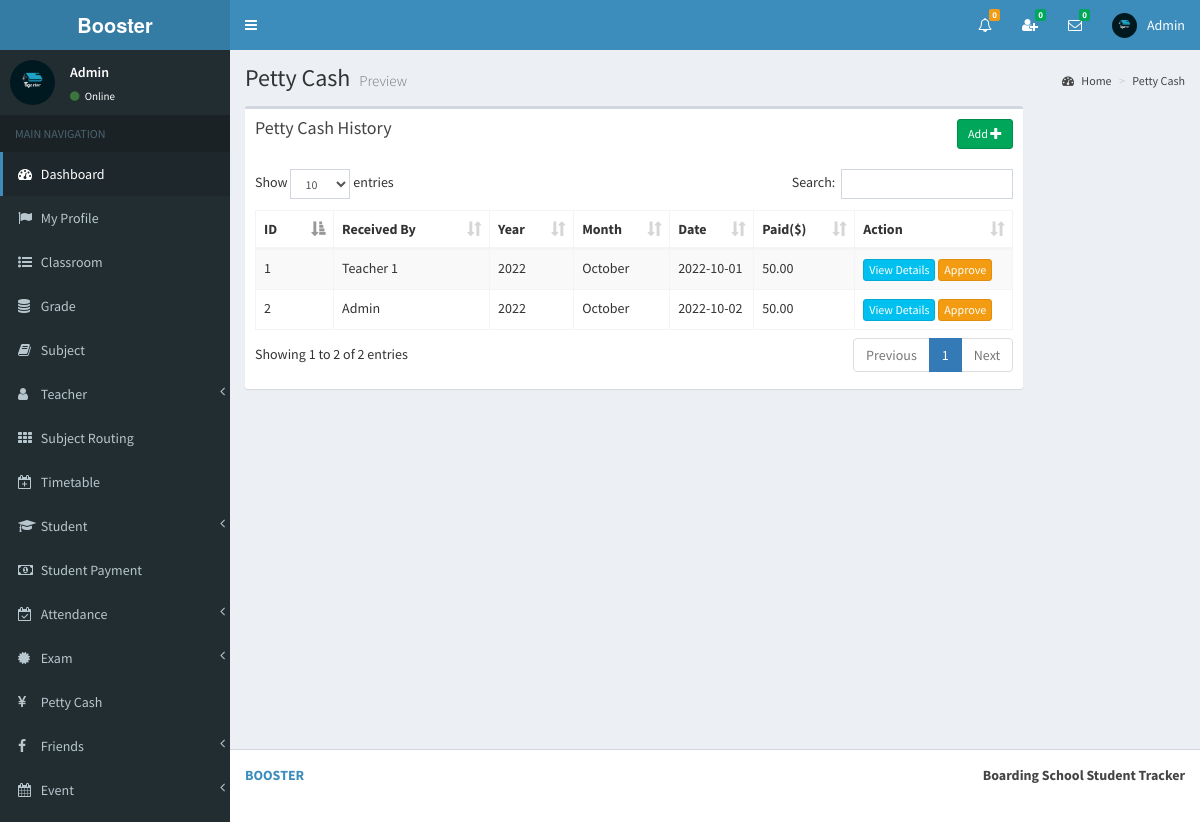
Screenshot of /view/petty_cash.php (signed in) with the database file from the repository.
### tables this page shows
CREATE TABLE `petty_cash` (
  `id` int(11) NOT NULL,
  `received_by` bigint(11) NOT NULL,
  `approved_by` bigint(11) NOT NULL,
  `year` year(4) NOT NULL,
  `month` varchar(255) NOT NULL,
  `date` date NOT NULL,
  `time` time NOT NULL,
  `paid` double(11,2) NOT NULL,
  `received_type` varchar(255) NOT NULL,
  `_status` varchar(255) NOT NULL
);

CREATE TABLE `teacher` (
  `id` int(11) NOT NULL,
  `full_name` varchar(255) NOT NULL,
  `i_name` varchar(255) NOT NULL,
  `gender` varchar(255) NOT NULL,
  `address` varchar(255) NOT NULL,
  `phone` varchar(255) NOT NULL,
  `email` varchar(255) NOT NULL,
  `image_name` varchar(255) NOT NULL,
  `index_number` bigint(11) NOT NULL,
  `reg_date` date NOT NULL
);

### view/petty_cash.php (the view, shortened to what this page needs)
<?php include_once('head.php'); ?>
<?php include_once('header_admin.php'); ?>
<?php include_once('sidebar.php'); ?>
<div class="content-wrapper">
    <section class="content-header">
    	<h1>
        	Petty Cash
        	<small>Preview</small>
        </h1>
        <ol class="breadcrumb">
        	<li><a href="#"><i class="fa fa-dashboard"></i> Home</a></li>
            <li><a href="#">Petty Cash</a></li>
    	</ol>
	</section>
	<section class="content" >
    	<div class="row" id="table1">
        	<div class="col-md-10">
            	<div class="box">
                	<div class="box-header">
                  		<a href="#modalInsertform" onClick="showModal()" class="btn btn-success btn-sm pull-right" data-id="" data-toggle="modal">Add <span class="glyphicon glyphicon-plus"></span></a>
                  		<h3 class="box-title">Petty Cash History </h3>
                	</div>
                	<div class="box-body table-responsive">
                		<table id="example1" class="table table-bordered table-striped">
                            <thead>
                                <th class="col-md-1">ID</th>
                                <th class="col-md-2">Received By</th>
                                <th class="col-md-1">Year</th>
                                <th class="col-md-1">Month</th>
                                <th class="col-md-1">Date</th>
                                <th class="col-md-1">Paid($)</th>
                                <th class="col-md-2">Action</th>
                            </thead>
                        	<tbody class="tBody1">
<?php
include_once('../controller/config.php');
$index=$_SESSION["index_number"];
$sql="select * from petty_cash";
$result=mysqli_query($conn,$sql);
$count = 0;
$name='';
if(mysqli_num_rows($result) > 0) {
	while($row=mysqli_fetch_assoc($result)){
		$count++;
		$received_type=$row['received_type'];
		$received_index=$row['received_by'];
		if($received_type=="Teacher"){
			$sql1="SELECT * FROM teacher WHERE index_number='$received_index'";
			$result1=mysqli_query($conn,$sql1);
			$row1=mysqli_fetch_assoc($result1);
			$name=$row1['i_name'];
		}
		if($received_type=="Admin"){
			$sql1="SELECT * FROM admin WHERE index_number='$received_index'";
			$result1=mysqli_query($conn,$sql1);
			$row1=mysqli_fetch_assoc($result1);
			$name=$row1['i_name'];
		}
		$paid=$row['paid'];
?>
                                <tr>
                                    <td><?php echo $count; ?></td>
                                    <td id="td_year_<?php echo $count; ?>"><?php echo $name; ?></td>
               <td id="td_year_<?php echo $count; ?>"><?php echo $row['year']; ?></td>
               <td id="td_month_<?php echo $count; ?>"><?php echo $row['month']; ?></td>
                                    <td id="td_date_<?php echo $count; ?>"><?php echo $row['date']; ?></td>
               <td id="td_paid_<?php echo $count; ?>"><?php echo $paid; ?></td>
                                    <td>
<a href="#" onClick="showModal2(this)" class="btn btn-info btn-xs" data-id="<?php echo $row['id']; ?>,<?php echo $index; ?>" >View Details</a>
<a href="#" id="aApprove_<?php echo $count; ?>" onClick="" class="confirm-approve btn btn-warning btn-xs" data-id="<?php echo $row['id']; ?>,<?php echo $index; ?>" >Approve</a>
                               		</td>
                            	</tr>
<?php } }  ?>
                        	</tbody>
                    	</table>
                	</div>
            	</div>
        	</div>
        </div>
     </section>
</div>
<?php include_once('footer.php');?>

### view/header_admin.php (shortened to what this page needs)
<body class="hold-transition skin-blue sidebar-mini" >
<div class="wrapper">
  <header class="main-header" >
    <a href="" class="logo">
      <span class="logo-lg"><strong>Booster</strong></span>
    </a>
    <nav class="navbar navbar-static-top">
		<a href="#" class="sidebar-toggle" data-toggle="offcanvas" role="button">
       	</a>
		<div class="navbar-custom-menu">
			<ul class="nav navbar-nav">
              <li class="dropdown notifications-menu">
                <a href="#" class="dropdown-toggle" data-toggle="dropdown">
                  <i class="fa fa-bell-o"></i>
<?php
include_once('../controller/config.php');
$my_type=$_SESSION["type"];
if($my_type == 'Admin'){
	$sql1="SELECT COUNT(id) FROM main_notifications WHERE _isread='0'";
	$result1=mysqli_query($conn,$sql1);
	$row1=mysqli_fetch_assoc($result1);
	$notfi_count=$row1['COUNT(id)'];
?>
                  <span class="label label-warning"><?php echo $notfi_count; ?></span>
                </a>
              </li>
<?php }  ?>
<?php
include_once('../controller/config.php');
$my_index=$_SESSION["index_number"];
$my_type=$_SESSION["type"];
$sql="SELECT count(id)
      FROM my_friends
      WHERE my_index='$my_index' AND _status='Pending' AND _isread='0'";
$result=mysqli_query($conn,$sql);
$row=mysqli_fetch_assoc($result);
$unread_count=$row['count(id)'];
?>
              <li class="dropdown messages-menu"  id="friend_request">
              	<a href="#" class="dropdown-toggle" data-toggle="dropdown" onClick="showFriendRequest('<?php echo $my_index; ?>','<?php echo $my_type; ?>')">
                  <i class="fa fa-user-plus"></i>
                  <span class="label label-success"><?php echo $unread_count; ?></span>
                </a>
              </li>
<?php
include_once('../controller/config.php');
$my_index=$_SESSION["index_number"];
$unread_msg_count=0;
$sql="SELECT * FROM my_friends WHERE my_index='$my_index'";
$result=mysqli_query($conn,$sql);
while($row=mysqli_fetch_assoc($result)){
	$friend_index=$row['friend_index'];
	$sql1="SELECT count(id)
		  FROM online_chat
		  WHERE user_index='$friend_index' AND _isread='0'";
	$result1=mysqli_query($conn,$sql1);
	$row1=mysqli_fetch_assoc($result1);
	$unread_msg_count+=$row1['count(id)'];
}
?>
              <li class="dropdown messages-menu" id="unread_msg">
                <a href="#" class="dropdown-toggle" data-toggle="dropdown" >
                  <i class="fa fa-envelope-o"></i>
                  <span class="label label-success"><?php echo $unread_msg_count; ?></span>
                </a>
<?php
include_once('../controller/config.php');
$index=$_SESSION["index_number"];
$type=$_SESSION["type"];
$time='';
$file_path='';
	$sql="SELECT
           DISTINCT conversation_id,friend_index
           FROM
              my_friends
           WHERE
              	my_index='$index'
           ORDER BY
              conversation_id";
	$result=mysqli_query($conn,$sql);
	while($row=mysqli_fetch_assoc($result)){
		$conversation_id=$row['conversation_id'];
		$friend_index=$row['friend_index'];
		$sql3="SELECT * FROM my_friends WHERE conversation_id='$conversation_id' and friend_index='$friend_index'";
		$result3=mysqli_query($conn,$sql3);
		$row3=mysqli_fetch_assoc($result3);
		$friend_type=$row3['friend_type'];
		if($friend_type == "Admin"){
			$sql1="SELECT * FROM admin WHERE index_number='$friend_index'";
			$result1=mysqli_query($conn,$sql1);
			$row1=mysqli_fetch_assoc($result1);
			$friend_name=$row1['i_name'];
			$friend_image=$row1['image_name'];
		}
		if($friend_type == "Teacher"){
			$sql1="SELECT * FROM teacher WHERE index_number='$friend_index'";
			$result1=mysqli_query($conn,$sql1);
			$row1=mysqli_fetch_assoc($result1);
			$friend_name=$row1['i_name'];
			$friend_image=$row1['image_name'];
		}
		if($friend_type == "Student"){
			$sql1="SELECT * FROM student WHERE index_number='$friend_index'";
			$result1=mysqli_query($conn,$sql1);
			$row1=mysqli_fetch_assoc($result1);
			$friend_name=$row1['i_name'];
			$friend_image=$row1['image_name'];
		}
		$sql2="SELECT * FROM online_chat WHERE conversation_id='$conversation_id' ORDER BY id DESC LIMIT 1";
		$result2=mysqli_query($conn,$sql2);
		while($row2=mysqli_fetch_assoc($result2)){
			$last_msg=$row2['msg'];
			$msg_time=$row2['time'];
			$datetime1 = new DateTime($msg_time);
			$datetime2 = new DateTime();
			$interval = $datetime1->diff($datetime2);
			$year = $interval->format('%y y ');
			$month = $interval->format('%m m ');
			$days = $interval->format('%a d');
			$hours = $interval->format('%h h');
			$minutes = $interval->format('%i mins');
			$seconds = $interval->format('%s sec');
			if($year>0){
				$time=$year;
			}else if($month>0){
				$time=$month;
			}else if($days>0){
				$time=$days;
			}else if($hours>0){
				$time=$hours;
			}else if($minutes>0){
				$time=$minutes;
			}else{
				$time=$seconds;
			}
			if($type=="Admin"){
				$file_path="my_friends.php?do=showChatBox&my_index=$index&conversation_id=$conversation_id&friend_index=$friend_index&my_type=$type";
			}
			if($type=="Teacher"){
				$file_path="my_friends2.php?do=showChatBox&my_index=$index&conversation_id=$conversation_id&friend_index=$friend_index&my_type=$type";
			}
			if($type=="Student"){
				$file_path="my_friends1.php?do=showChatBox&my_index=$index&conversation_id=$conversation_id&friend_index=$friend_index&my_type=$type";
			}
?>
                      <li>
                        <a href="<?php echo $file_path; ?>" onClick="msgRead('<?php echo $index; ?>','<?php echo $conversation_id; ?>','<?php echo $friend_index; ?>','<?php echo $type; ?>')">
                          <div class="pull-left">
                            <img src="../<?php echo $friend_image; ?>" class="img-circle" alt="User Image">
                          </div>
                          <h4>
                            <?php echo $friend_name; ?>
                            <small><i class="fa fa-clock-o"></i> <?php echo $time; ?></small>
                          </h4>
                          <p><?php echo $last_msg; ?></p>
                        </a>
                      </li>
 <?php } } ?>
              </li>
<?php
include_once('../controller/config.php');
if($type=="Admin"){
	$sql="SELECT * FROM admin where index_number='$index'";
	$result=mysqli_query($conn,$sql);
	$row=mysqli_fetch_assoc($result);
}
?>
            	<li class="dropdown user user-menu">
                    <a href="#" class="dropdown-toggle" data-toggle="dropdown">
                      <img src="../<?php echo $row['image_name']; ?>" class="user-image" alt="User Image">
                      <span class="hidden-xs"><?php echo $row['i_name']; ?></span>
                    </a>
              </li>
            </ul>
        </div>
	</nav>
  </header>

### view/sidebar.php (shortened to what this page needs)
  <aside class="main-sidebar">
    <section class="sidebar">
<?php
include_once('../controller/config.php');
$index=$_SESSION["index_number"];
$sql="SELECT * FROM admin WHERE index_number='$index'";
$result=mysqli_query($conn,$sql);
$row=mysqli_fetch_assoc($result);
$name=$row['i_name'];
$image=$row['image_name'];
?>
      <div class="user-panel">
      	<div class="pull-left image">
        	<img src="../<?php echo $image; ?>" class="img-circle" alt="User Image">
        </div>
        <div class="pull-left info">
        	<p><?php echo $name; ?></p>
            <a href="#"><i class="fa fa-circle text-success"></i> Online</a>
        </div>
      </div>
      <ul class="sidebar-menu">
        <li class="header">MAIN NAVIGATION</li>
        <li class="active treeview">
          <a href="dashboard.php">
            <i class="fa fa-dashboard"></i> <span>Dashboard</span>
          </a>
        </li>
         <li>
          <a href="admin_profile.php">
            <i class="fa fa-flag"></i> <span>My Profile</span>
          </a>
        </li>
        <li>
          <a href="class_room.php">
            <i class="fa fa-list-ul"></i> <span>Classroom</span>
          </a>
        </li>
        <li>
          <a href="grade.php">
            <i class="fa fa-database"></i> <span>Grade</span>
          </a>
        </li>
        <li>
          <a href="subject.php">
            <i class="fa fa-book"></i> <span>Subject</span>
          </a>
        </li>
        <li class="treeview">
          <a href="#">
            <i class="fa fa-user" aria-hidden="true"></i>
            <span>Teacher</span>
            <span class="pull-right-container">
              <i class="fa fa-angle-left pull-right"></i>
            </span>
          </a>
        </li>
        <li>
          <a href="subject_routing.php">
            <i class="fa fa-th"></i> <span>Subject Routing</span>
          </a>
        </li>
        <li>
          <a href="timetable.php">
            <i class="fa fa-calendar-plus-o"></i> <span>Timetable</span>
          </a>
        </li>
        <li class="treeview">
          <a href="#">
            <i class="fa fa-graduation-cap"></i>
            <span>Student</span>
            <span class="pull-right-container">
              <i class="fa fa-angle-left pull-right"></i>
            </span>
          </a>
        </li>
        <li>
          <a href="student_payment.php">
            <i class="fa fa-money"></i> <span>Student Payment</span>
          </a>
        </li>
         <li class="treeview">
          <a href="#">
            <i class="fa fa-calendar-check-o"></i>
            <span>Attendance</span>
            <span class="pull-right-container">
              <i class="fa fa-angle-left pull-right"></i>
            </span>
          </a>
        </li>
        <li class="treeview">
          <a href="#">
            <i class="fa fa-certificate"></i>
            <span>Exam</span>
            <span class="pull-right-container">
              <i class="fa fa-angle-left pull-right"></i>
            </span>
          </a>
        </li>
        <li>
          <a href="petty_cash.php">
            <i class="fa fa-yen"></i> <span>Petty Cash</span>
          </a>
        </li>
        <li class="treeview">
          <a href="#">
            <i class="fa fa-facebook"></i>
            <span>Friends</span>
            <span class="pull-right-container">
              <i class="fa fa-angle-left pull-right"></i>
            </span>
          </a>
        </li>
        <li class="treeview">
          <a href="#">
            <i class="fa fa-calendar"></i>
            <span>Event</span>
            <span class="pull-right-container">
              <i class="fa fa-angle-left pull-right"></i>
            </span>
          </a>
        </li>
      </ul>
    </section>
  </aside>

### rows the page displays
petty_cash: teacher.i_name "Teacher 1", year "2022", month "October", date "2022-10-01", paid "50.00"
petty_cash: admin.i_name "Admin", year "2022", month "October", date "2022-10-02", paid "50.00"

### other values shown
$notfi_count "0"
$unread_count "0"
$unread_msg_count "0"
$row['i_name'] "Admin"
$name "Admin"
